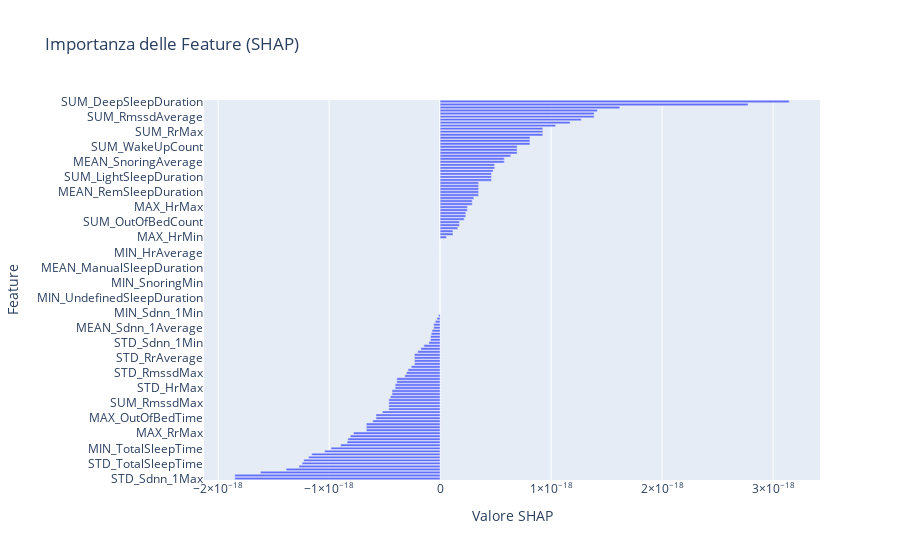

This figure's notebook cell:
### Code cell
# SHAP values per feature (grafico a barre per l'importanza delle feature)
shap_summary = shap_values.values.mean(axis=0)
feature_importance = pd.DataFrame({
    "Feature": X.columns,
    "SHAP Value": shap_summary
}).sort_values(by="SHAP Value", ascending=False)

fig_shap = px.bar(
    feature_importance,
    x="SHAP Value",
    y="Feature",
    orientation="h",
    title="Importanza delle Feature (SHAP)",
    labels={"SHAP Value": "Valore SHAP", "Feature": "Feature"},
)
fig_shap.update_layout(yaxis=dict(categoryorder="total ascending"))
fig_shap.show()

### Figure 1 — Plotly figure (JSON) as saved in the notebook; plotly's stock layout.template omitted (floating-point values rounded to 4 significant figures)
{"data": [{"alignmentgroup": "True", "hovertemplate": "Valore SHAP=%{x}<br>Feature=%{y}<extra></extra>", "legendgroup": "", "marker": {"color": "#636efa", "pattern": {"shape": ""}}, "name": "", "offsetgroup": "", "orientation": "h", "showlegend": false, "textposition": "auto", "type": "bar", "x": [3.146e-18, 2.776e-18, 1.619e-18, 1.417e-18, 1.388e-18, 1.388e-18, 1.272e-18, 1.171e-18, 1.041e-18, 9.252e-19, 9.252e-19, 9.252e-19, 8.095e-19, 8.095e-19, 8.095e-19, 6.939e-19, 6.939e-19, 6.939e-19, 6.361e-19, 5.782e-19, 5.782e-19, 4.915e-19, 4.915e-19, 4.77e-19, 4.626e-19, 4.626e-19, 4.626e-19, 3.469e-19, 3.469e-19, 3.469e-19, 3.469e-19, 3.469e-19, 3.036e-19, 2.891e-19, 2.891e-19, 2.458e-19, 2.458e-19, 2.313e-19, 2.313e-19, 2.168e-19, 1.735e-19, 1.735e-19, 1.59e-19, 1.156e-19, 1.156e-19, 5.782e-20, 0, 0, 0, 0, 0, 0, 0, 0, 0, 0, 0, 0, 0, 0, 0, 0, 0, 0, 0, 0, 0, 0, 0, 0, 0, -1.446e-20, -2.891e-20, -4.337e-20, -5.782e-20, -5.782e-20, -7.228e-20, -7.951e-20, -8.674e-20, -8.674e-20, -1.012e-19, -1.464e-19, -1.735e-19, -2.024e-19, -2.313e-19, -2.313e-19, -2.313e-19, -2.313e-19, -2.602e-19, -2.891e-19, -3.036e-19, -3.18e-19, -3.903e-19, -3.903e-19, -4.048e-19, -4.048e-19, -4.337e-19, -4.337e-19, -4.481e-19, -4.626e-19, -4.626e-19, -4.626e-19, -4.626e-19, -5.204e-19, -5.782e-19, -5.782e-19, -6.072e-19, -6.65e-19, -6.65e-19, -6.65e-19, -7.806e-19, -8.095e-19, -8.312e-19, -8.384e-19, -8.963e-19, -9.83e-19, -1.041e-18, -1.156e-18, -1.185e-18, -1.229e-18, -1.243e-18, -1.272e-18, -1.388e-18, -1.619e-18, -1.85e-18, -1.85e-18], "xaxis": "x", "y": ["SUM_DeepSleepDuration", "MEAN_DeepSleepDuration", "SUM_RrMin", "MEAN_LightSleepDuration", "SUM_RmssdAverage", "MEAN_RmssdMin", "SUM_Nap", "MAX_SnoringAverage", "MIN_HrMin", "MAX_RmssdMax", "SUM_RrMax", "MEAN_Sdnn_1Max", "MAX_RmssdMin", "MEAN_WakeUpCount", "MAX_SnoringMax", "SUM_TotalSleepTime", "SUM_RmssdMin", "SUM_WakeUpCount", "STD_SnoringMax", "MEAN_SnoringAverage", "STD_DeepSleepDuration", "MEAN_HrMax", "MIN_RrMax", "MIN_WakeUpCount", "SUM_HrAverage", "SUM_LightSleepDuration", "STD_RrMin", "MIN_LightSleepDuration", "MEAN_RemSleepDuration", "MIN_RrAverage", "MAX_TotalSleepTime", "MEAN_RrMax", "MEAN_OutOfBedCount", "SUM_WakeUpDuration", "MEAN_Sdnn_1Min", "STD_OutOfBedCount", "MAX_HrMax", "SUM_Sdnn_1Max", "MEAN_HrAverage", "STD_RrMax", "STD_Sdnn_1Average", "SUM_OutOfBedCount", "MEAN_RrMin", "MAX_LightSleepDuration", "MAX_DeepSleepDuration", "MAX_HrMin", "MIN_Sdnn_1Min", "SUM_ManualSleepDuration", "SUM_HrMin", "SUM_UndefinedSleepDuration", "STD_RmssdMin", "MIN_UndefinedSleepDuration", "MAX_UndefinedSleepDuration", "MIN_RmssdMin", "MEAN_SnoringMin", "STD_SnoringMin", "MIN_SnoringMin", "MAX_SnoringMin", "SUM_SnoringMin", "STD_ManualSleepDuration", "STD_UndefinedSleepDuration", "MEAN_ManualSleepDuration", "MEAN_UndefinedSleepDuration", "MAX_ManualSleepDuration", "MIN_OutOfBedCount", "MAX_Sdnn_1Max", "MIN_HrAverage", "STD_OutOfBedTime", "MIN_OutOfBedTime", "MEAN_TotalSleepTime", "MIN_ManualSleepDuration", "STD_RemSleepDuration", "STD_SnoringAverage", "MIN_SnoringAverage", "MEAN_Sdnn_1Average", "MIN_RrMin", "MIN_RemSleepDuration", "MIN_WakeUpDuration", "MEAN_WakeUpDuration", "SUM_RemSleepDuration", "STD_Sdnn_1Min", "SUM_RrAverage", "SUM_HrMax", "MEAN_OutOfBedTime", "MIN_DeepSleepDuration", "MEAN_SnoringMax", "STD_RrAverage", "MEAN_HrMin", "MAX_RrAverage", "SUM_Sdnn_1Min", "STD_RmssdMax", "MEAN_RmssdAverage", "MIN_SnoringMax", "MEAN_RrAverage", "STD_HrMax", "SUM_Sdnn_1Average", "MAX_RmssdAverage", "STD_WakeUpDuration", "MIN_HrMax", "MIN_RmssdAverage", "MAX_RrMin", "SUM_RmssdMax", "MAX_Sdnn_1Min", "MAX_OutOfBedCount", "MAX_OutOfBedTime", "MAX_WakeUpCount", "MAX_WakeUpDuration", "MIN_Sdnn_1Max", "SUM_SnoringMax", "MIN_Sdnn_1Average", "MAX_RrMax", "STD_LightSleepDuration", "MAX_RemSleepDuration", "SUM_OutOfBedTime", "STD_WakeUpCount", "MIN_TotalSleepTime", "SUM_SnoringAverage", "MEAN_RmssdMax", "MAX_HrAverage", "MAX_Sdnn_1Average", "STD_TotalSleepTime", "STD_HrAverage", "MIN_RmssdMax", "STD_RmssdAverage", "STD_Sdnn_1Max", "STD_HrMin"], "yaxis": "y"}], "layout": {"barmode": "relative", "legend": {"tracegroupgap": 0}, "title": {"text": "Importanza delle Feature (SHAP)"}, "xaxis": {"anchor": "y", "domain": [0, 1], "title": {"text": "Valore SHAP"}}, "yaxis": {"anchor": "x", "categoryorder": "total ascending", "domain": [0, 1], "title": {"text": "Feature"}}}}
